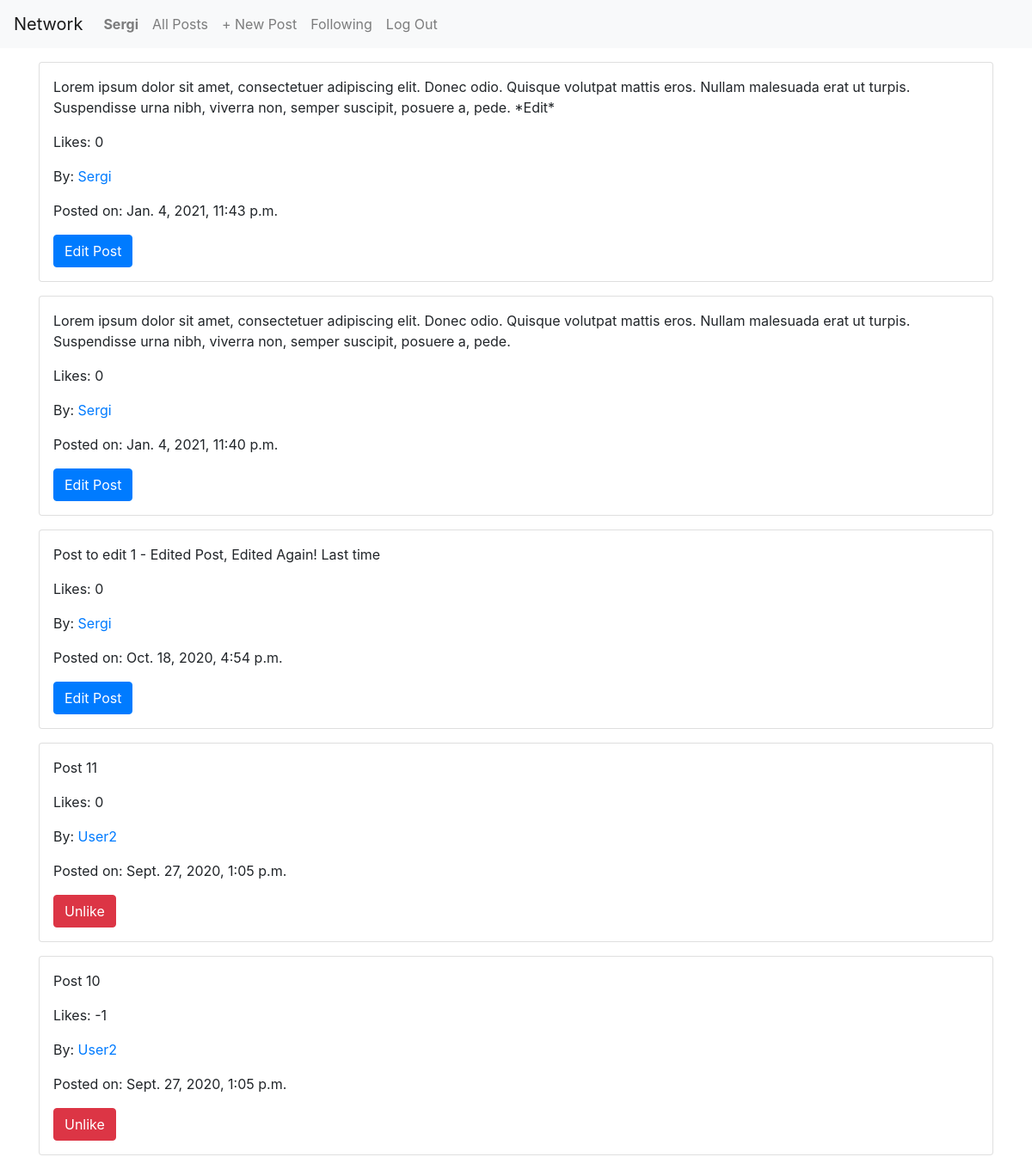
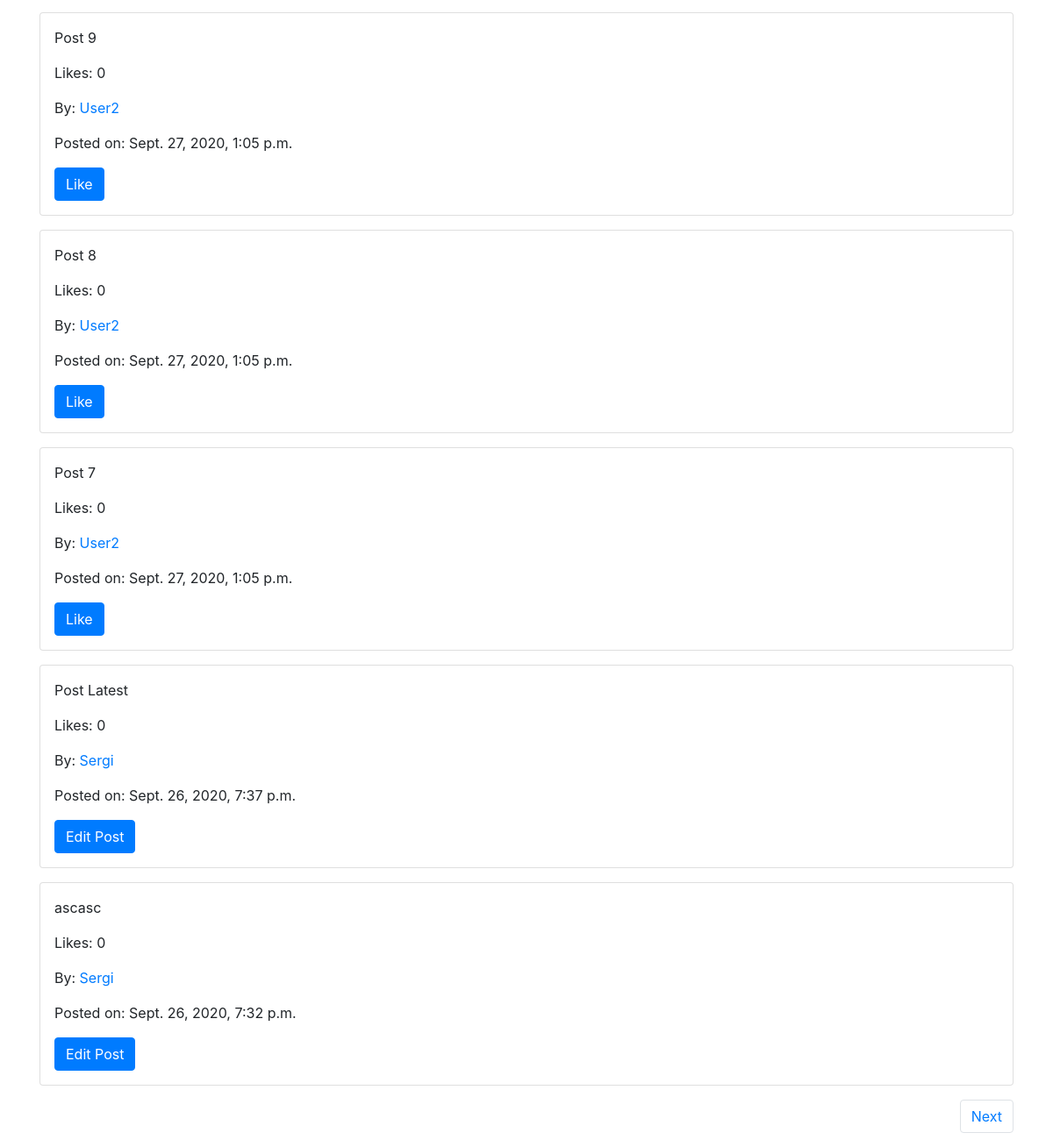
/ (signed in), run on the app's committed database (2 pictures, top to bottom).
### network/models.py (models this page shows)
class User(AbstractUser):
    followers = models.ManyToManyField(
        'User', default=None, null=True, blank=True, related_name='user_followers')
    following = models.ManyToManyField(
        'User', default=None, null=True, blank=True, related_name='user_following')
    likes = models.ManyToManyField(
        'Post', default=None, null=True, blank=True, related_name='likes')

class Post(models.Model):
    published_date = models.DateTimeField(default=now, editable=False)
    author = models.ForeignKey(
        User, related_name="author", on_delete=models.CASCADE)
    post_text = models.CharField(
        max_length=280, default=None, null=True, blank=True)
    like_count = models.IntegerField(default=0, null=True, blank=True)

### network/views.py (the view)
# urls.py: path("", views.index, name="index"),
def index(request):
    posts = Post.objects.order_by('-published_date').all()
    paginator = Paginator(posts, 10)
    page_number = request.GET.get('page')
    page_obj = paginator.get_page(page_number)
    user_likes = list(request.user.likes.all())
    print(user_likes)
    return render(request, "network/index.html", {
        "posts": posts,
        'page_obj': page_obj,
        "user_likes": user_likes
    })

### network/templates/network/index.html (shortened to what this page needs)
{% extends "network/layout.html" %}
{% block body %}
    {% for post in page_obj %}
        <div class="card align-items-start">
            <p>{{ post.post_text }}</p>
            {% if post.like_count is None %}
                <p>Likes: 0</p>
            {% else %}
                <p class="likes">Likes: <span>{{ post.like_count }}</span></p>
            {% endif %}
            <p>By: <a href="{% url 'author' post.author.id %}">{{ post.author }}</a></p>
            <p>Posted on: {{ post.published_date }}</p>
            {% if post.author != user %}
                {% if post in user_likes %}
                    <a class="btn btn-danger like-toggle" href="#" data-post-id="{{ post.id }}" data-likes="false">Unlike</a>
                {% else %}
                    <a class="btn btn-primary like-toggle" href="#" data-post-id="{{ post.id }}" data-likes="true">Like</a>
                {% endif %}
            {% else %}
                <a href="{% url 'edit_post' post.id %}" class="btn btn-primary">Edit Post</a>
            {% endif %}
        </div>
    {% endfor %}
    <ul class="pagination">
        <span class="step-links d-flex justify-content-between w-100">
            {% if page_obj.has_next %}
                <li class="page-item ml-auto"><a class="page-link" href="?page={{ page_obj.next_page_number }}">Next</a></li>
            {% endif %}
        </span>
    </ul>
{% endblock %}

### network/templates/network/layout.html (shortened to what this page needs)
{% load static %}
<!DOCTYPE html>
<html lang="en">
    <head>
        <link rel="stylesheet" href="https://stackpath.bootstrapcdn.com/bootstrap/4.4.1/css/bootstrap.min.css">
        <link href="{% static 'network/styles.css' %}" rel="stylesheet">
    </head>
    <body>
        <nav class="navbar navbar-expand-lg navbar-light bg-light">
            <a class="navbar-brand" href="/">Network</a>
            <div>
              <ul class="navbar-nav mr-auto">
                {% if user.is_authenticated %}
                    <li class="nav-item">
                        <a class="nav-link" href="{% url 'author' user.id %}"><strong>{{ user.username }}</strong></a>
                    </li>
                {% endif %}
                <li class="nav-item">
                  <a class="nav-link" href="{% url 'index' %}">All Posts</a>
                </li>
                {% if user.is_authenticated %}
                    <li class="nav-item">
                        <a class="nav-link" href="{% url 'new_post' %}">+ New Post</a>
                    </li>
                    <li class="nav-item">
                        <a class="nav-link" href="{% url 'following' %}">Following</a>
                    </li>
                    <li class="nav-item">
                        <a class="nav-link" href="{% url 'logout' %}">Log Out</a>
                    </li>
                {% endif %}
              </ul>
            </div>
          </nav>
        <main class="body">
            <div class="container pt-3">
                {% block body %}
                {% endblock %}
            </div>
        </main>
    </body>
</html>

### network/static/network/styles.css (style rules this page uses)
.card { padding: 1rem; margin-bottom: 1rem; }

### data on the page
User: username "Sergi"
Post: post_text "Lorem ipsum dolor sit amet, consectetuer adipiscing elit. Donec odio. Quisque volutpat mattis eros. Nullam malesuada erat ut turpis. Suspendisse urna nibh, viverra non, semper suscipit, posuere a, pede. *Edit*", like_count "0", author "Sergi", published_date "Jan. 4, 2021, 11:43 p.m.", shows "Edit Post"
Post: post_text "Lorem ipsum dolor sit amet, consectetuer adipiscing elit. Donec odio. Quisque volutpat mattis eros. Nullam malesuada erat ut turpis. Suspendisse urna nibh, viverra non, semper suscipit, posuere a, pede.", like_count "0", author "Sergi", published_date "Jan. 4, 2021, 11:40 p.m.", shows "Edit Post"
Post: post_text "Post to edit 1 - Edited Post, Edited Again! Last time", shows "Likes: 0", author "Sergi", published_date "Oct. 18, 2020, 4:54 p.m.", shows "Edit Post"
Post: post_text "Post 11", like_count "0", author "User2", published_date "Sept. 27, 2020, 1:05 p.m."
Post: post_text "Post 10", like_count "-1", author "User2", published_date "Sept. 27, 2020, 1:05 p.m."
Post: post_text "Post 9", like_count "0", author "User2", published_date "Sept. 27, 2020, 1:05 p.m."
Post: post_text "Post 8", like_count "0", author "User2", published_date "Sept. 27, 2020, 1:05 p.m."
Post: post_text "Post 7", like_count "0", author "User2", published_date "Sept. 27, 2020, 1:05 p.m."
Post: post_text "Post Latest", shows "Likes: 0", author "Sergi", published_date "Sept. 26, 2020, 7:37 p.m.", shows "Edit Post"
Post: post_text "ascasc", shows "Likes: 0", author "Sergi", published_date "Sept. 26, 2020, 7:32 p.m.", shows "Edit Post"
